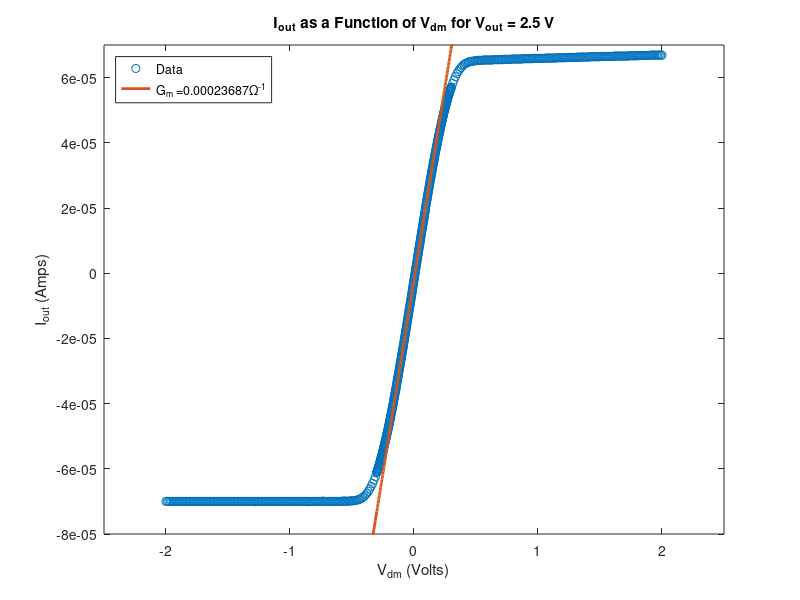

Here is the MATLAB script that generated this plot:
%Exp2P3
load('Data/Exp2P3.mat');
coeffs = polyfit(Vdm(275:365),-Iout(275:365),1);
plot(Vdm,-Iout,'o'); hold on;
plot(Vdm, Vdm * coeffs(1) + coeffs(2), '-', 'LineWidth', 2);
xlim([-2.5 2.5]);
ylim([-8e-5 7e-5]);
xlabel('V_{dm} (Volts)');
ylabel('I_{out} (Amps)');
title('I_{out} as a Function of V_{dm} for V_{out} = 2.5 V');
legend('Data',strcat('G_m = ', num2str(coeffs(1)), '\Omega^{-1}'),'Location','NorthWest');
gm = coeffs(1);